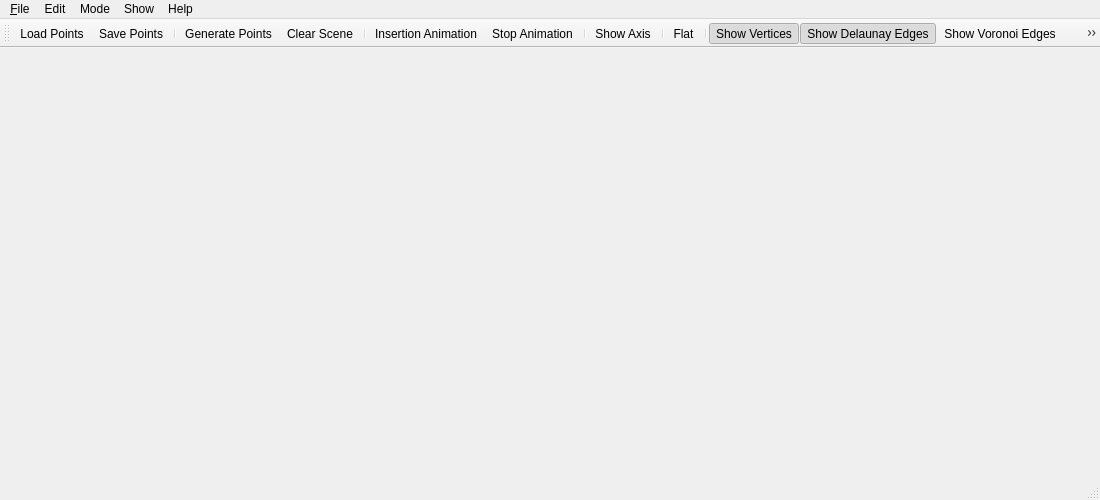
<?xml version="1.0" encoding="UTF-8"?>
<ui version="4.0">
 <class>MainWindow</class>
 <widget class="QMainWindow" name="MainWindow">
  <property name="windowModality">
   <enum>Qt::NonModal</enum>
  </property>
  <property name="geometry">
   <rect>
    <x>0</x>
    <y>0</y>
    <width>1100</width>
    <height>500</height>
   </rect>
  </property>
  <property name="sizePolicy">
   <sizepolicy hsizetype="Preferred" vsizetype="Preferred">
    <horstretch>0</horstretch>
    <verstretch>0</verstretch>
   </sizepolicy>
  </property>
  <property name="font">
   <font>
    <family>Arial</family>
   </font>
  </property>
  <property name="cursor">
   <cursorShape>PointingHandCursor</cursorShape>
  </property>
  <property name="windowTitle">
   <string>Triangulation_demo_3</string>
  </property>
  <property name="windowIcon">
   <iconset resource="T3_demo.qrc">
    <normaloff>:/T3_demo/icons/icons/cgal_logo.xpm</normaloff>:/T3_demo/icons/icons/cgal_logo.xpm</iconset>
  </property>
  <widget class="QWidget" name="centralwidget">
   <layout class="QHBoxLayout" name="horizontalLayout">
    <item>
     <widget class="Viewer" name="viewer" native="true">
      <property name="sizePolicy">
       <sizepolicy hsizetype="Preferred" vsizetype="Preferred">
        <horstretch>0</horstretch>
        <verstretch>0</verstretch>
       </sizepolicy>
      </property>
      <property name="cursor">
       <cursorShape>PointingHandCursor</cursorShape>
      </property>
     </widget>
    </item>
   </layout>
  </widget>
  <widget class="QMenuBar" name="menubar">
   <property name="geometry">
    <rect>
     <x>0</x>
     <y>0</y>
     <width>1010</width>
     <height>22</height>
    </rect>
   </property>
   <widget class="QMenu" name="menuFile">
    <property name="title">
     <string>&amp;File</string>
    </property>
    <addaction name="actionLoad_Points"/>
    <addaction name="actionSave_Points"/>
    <addaction name="separator"/>
    <addaction name="actionQuit"/>
   </widget>
   <widget class="QMenu" name="menuEdit">
    <property name="title">
     <string>Edit</string>
    </property>
    <addaction name="actionGenerate_Points"/>
    <addaction name="separator"/>
    <addaction name="actionIncremental_Construct"/>
    <addaction name="actionStop_Animation"/>
    <addaction name="separator"/>
    <addaction name="actionClear_Scene"/>
   </widget>
   <widget class="QMenu" name="menuMode">
    <property name="title">
     <string>Mode</string>
    </property>
    <addaction name="actionNormal_View"/>
    <addaction name="actionInsert_Vertex"/>
    <addaction name="actionInsert_Point"/>
    <addaction name="actionSelect_Vertex"/>
    <addaction name="actionMove_Vertex"/>
    <addaction name="actionFind_NearestNb"/>
    <addaction name="actionEmpty_Sphere"/>
   </widget>
   <widget class="QMenu" name="menuShow">
    <property name="title">
     <string>Show</string>
    </property>
    <addaction name="actionShow_Axis"/>
    <addaction name="separator"/>
    <addaction name="actionShow_Vertex"/>
    <addaction name="actionShow_DEdge"/>
    <addaction name="actionShow_VEdge"/>
    <addaction name="actionShow_Facet"/>
    <addaction name="separator"/>
    <addaction name="actionFlat"/>
    <addaction name="separator"/>
    <addaction name="actionPreferences"/>
   </widget>
   <widget class="QMenu" name="menuHelp">
    <property name="title">
     <string>Help</string>
    </property>
    <addaction name="actionDemo_Help"/>
    <addaction name="actionAbout_T3_demo"/>
   </widget>
   <addaction name="menuFile"/>
   <addaction name="menuEdit"/>
   <addaction name="menuMode"/>
   <addaction name="menuShow"/>
   <addaction name="menuHelp"/>
  </widget>
  <widget class="QStatusBar" name="statusbar"/>
  <widget class="QToolBar" name="toolBar">
   <property name="windowTitle">
    <string>toolBar</string>
   </property>
   <attribute name="toolBarArea">
    <enum>TopToolBarArea</enum>
   </attribute>
   <attribute name="toolBarBreak">
    <bool>false</bool>
   </attribute>
   <addaction name="actionLoad_Points"/>
   <addaction name="actionSave_Points"/>
   <addaction name="separator"/>
   <addaction name="actionGenerate_Points"/>
   <addaction name="actionClear_Scene"/>
   <addaction name="separator"/>
   <addaction name="actionIncremental_Construct"/>
   <addaction name="actionStop_Animation"/>
   <addaction name="separator"/>
   <addaction name="actionShow_Axis"/>
   <addaction name="separator"/>
   <addaction name="actionFlat"/>
   <addaction name="separator"/>
   <addaction name="actionShow_Vertex"/>
   <addaction name="actionShow_DEdge"/>
   <addaction name="actionShow_VEdge"/>
   <addaction name="actionShow_Facet"/>
   <addaction name="separator"/>
   <addaction name="actionNormal_View"/>
   <addaction name="actionInsert_Vertex"/>
   <addaction name="actionInsert_Point"/>
   <addaction name="actionSelect_Vertex"/>
   <addaction name="actionMove_Vertex"/>
   <addaction name="actionFind_NearestNb"/>
   <addaction name="actionEmpty_Sphere"/>
   <addaction name="separator"/>
   <addaction name="actionPreferences"/>
   <addaction name="separator"/>
   <addaction name="actionQuit"/>
  </widget>
  <action name="actionGenerate_Points">
   <property name="icon">
    <iconset resource="T3_demo.qrc">
     <normaloff>:/T3_demo/icons/icons/pointRandom.png</normaloff>:/T3_demo/icons/icons/pointRandom.png</iconset>
   </property>
   <property name="text">
    <string>Generate Points</string>
   </property>
   <property name="toolTip">
    <string>Generate Points</string>
   </property>
   <property name="statusTip">
    <string>Generate Points</string>
   </property>
   <property name="shortcut">
    <string>Ctrl+G</string>
   </property>
  </action>
  <action name="actionLoad_Points">
   <property name="icon">
    <iconset resource="T3_demo.qrc">
     <normaloff>:/T3_demo/icons/icons/fileOpen.png</normaloff>:/T3_demo/icons/icons/fileOpen.png</iconset>
   </property>
   <property name="text">
    <string>Load Points...</string>
   </property>
   <property name="toolTip">
    <string>Load Points from a file</string>
   </property>
   <property name="statusTip">
    <string>Load Points from a file</string>
   </property>
   <property name="shortcut">
    <string>Ctrl+O</string>
   </property>
  </action>
  <action name="actionSave_Points">
   <property name="icon">
    <iconset resource="T3_demo.qrc">
     <normaloff>:/T3_demo/icons/icons/fileSave.png</normaloff>:/T3_demo/icons/icons/fileSave.png</iconset>
   </property>
   <property name="text">
    <string>Save Points...</string>
   </property>
   <property name="toolTip">
    <string>Save points to a file</string>
   </property>
   <property name="statusTip">
    <string>Save points to a file</string>
   </property>
   <property name="shortcut">
    <string>Ctrl+S</string>
   </property>
  </action>
  <action name="actionShow_Axis">
   <property name="checkable">
    <bool>true</bool>
   </property>
   <property name="icon">
    <iconset resource="T3_demo.qrc">
     <normaloff>:/T3_demo/icons/icons/coordinates.jpeg</normaloff>:/T3_demo/icons/icons/coordinates.jpeg</iconset>
   </property>
   <property name="text">
    <string>Show Axis</string>
   </property>
   <property name="toolTip">
    <string>Show/Hide Axis</string>
   </property>
   <property name="statusTip">
    <string>Show/Hide Axis</string>
   </property>
  </action>
  <action name="actionQuit">
   <property name="icon">
    <iconset resource="T3_demo.qrc">
     <normaloff>:/T3_demo/icons/icons/quit.jpeg</normaloff>:/T3_demo/icons/icons/quit.jpeg</iconset>
   </property>
   <property name="text">
    <string>Quit</string>
   </property>
   <property name="toolTip">
    <string>Quit</string>
   </property>
   <property name="statusTip">
    <string>Quit</string>
   </property>
  </action>
  <action name="actionClear_Scene">
   <property name="icon">
    <iconset resource="T3_demo.qrc">
     <normaloff>:/T3_demo/icons/icons/clear.jpeg</normaloff>:/T3_demo/icons/icons/clear.jpeg</iconset>
   </property>
   <property name="text">
    <string>Clear Scene</string>
   </property>
   <property name="toolTip">
    <string>Clear Scene</string>
   </property>
   <property name="statusTip">
    <string>Clear Scene</string>
   </property>
  </action>
  <action name="actionShow_Vertex">
   <property name="checkable">
    <bool>true</bool>
   </property>
   <property name="checked">
    <bool>true</bool>
   </property>
   <property name="icon">
    <iconset resource="T3_demo.qrc">
     <normaloff>:/T3_demo/icons/icons/show_point.jpeg</normaloff>:/T3_demo/icons/icons/show_point.jpeg</iconset>
   </property>
   <property name="text">
    <string>Show Vertices</string>
   </property>
   <property name="toolTip">
    <string>Show Vertices</string>
   </property>
   <property name="statusTip">
    <string>Show Vertices</string>
   </property>
  </action>
  <action name="actionShow_DEdge">
   <property name="checkable">
    <bool>true</bool>
   </property>
   <property name="checked">
    <bool>true</bool>
   </property>
   <property name="icon">
    <iconset resource="T3_demo.qrc">
     <normaloff>:/T3_demo/icons/icons/show_delaunay.jpeg</normaloff>:/T3_demo/icons/icons/show_delaunay.jpeg</iconset>
   </property>
   <property name="text">
    <string>Show Delaunay Edges</string>
   </property>
   <property name="toolTip">
    <string>Show Delaunay edges</string>
   </property>
   <property name="statusTip">
    <string>Show Delaunay edges</string>
   </property>
  </action>
  <action name="actionShow_VEdge">
   <property name="checkable">
    <bool>true</bool>
   </property>
   <property name="icon">
    <iconset resource="T3_demo.qrc">
     <normaloff>:/T3_demo/icons/icons/show_voronoi.jpeg</normaloff>:/T3_demo/icons/icons/show_voronoi.jpeg</iconset>
   </property>
   <property name="text">
    <string>Show Voronoi Edges</string>
   </property>
   <property name="toolTip">
    <string>Show Voronoi edges</string>
   </property>
   <property name="statusTip">
    <string>Show Voronoi edges</string>
   </property>
  </action>
  <action name="actionShow_Facet">
   <property name="checkable">
    <bool>true</bool>
   </property>
   <property name="icon">
    <iconset resource="T3_demo.qrc">
     <normaloff>:/T3_demo/icons/icons/show_facet.jpeg</normaloff>:/T3_demo/icons/icons/show_facet.jpeg</iconset>
   </property>
   <property name="text">
    <string>Show Facets</string>
   </property>
   <property name="toolTip">
    <string>Show Delaunay Facets</string>
   </property>
   <property name="statusTip">
    <string>Show Delaunay Facets</string>
   </property>
  </action>
  <action name="actionFlat">
   <property name="checkable">
    <bool>true</bool>
   </property>
   <property name="icon">
    <iconset resource="T3_demo.qrc">
     <normaloff>:/T3_demo/icons/icons/flat.png</normaloff>
     <normalon>:/T3_demo/icons/icons/stereo.png</normalon>:/T3_demo/icons/icons/flat.png</iconset>
   </property>
   <property name="text">
    <string>Flat</string>
   </property>
   <property name="toolTip">
    <string>Toggle 3D effect</string>
   </property>
   <property name="statusTip">
    <string>Toggle 3D effect</string>
   </property>
  </action>
  <action name="actionPreferences">
   <property name="icon">
    <iconset resource="T3_demo.qrc">
     <normaloff>:/T3_demo/icons/icons/preferences.jpeg</normaloff>:/T3_demo/icons/icons/preferences.jpeg</iconset>
   </property>
   <property name="text">
    <string>Preferences...</string>
   </property>
   <property name="toolTip">
    <string>Change Colors, Transparency, etc.</string>
   </property>
   <property name="statusTip">
    <string>Change Colors, Transparency, etc.</string>
   </property>
  </action>
  <action name="actionInsert_Vertex">
   <property name="checkable">
    <bool>true</bool>
   </property>
   <property name="icon">
    <iconset resource="T3_demo.qrc">
     <normaloff>:/T3_demo/icons/icons/insert.jpeg</normaloff>:/T3_demo/icons/icons/insert.jpeg</iconset>
   </property>
   <property name="text">
    <string>Insert Vertex</string>
   </property>
   <property name="toolTip">
    <string>Insert a point and update the triangulation</string>
   </property>
   <property name="statusTip">
    <string>Insert a point and update the triangulation</string>
   </property>
  </action>
  <action name="actionInsert_Point">
   <property name="checkable">
    <bool>true</bool>
   </property>
   <property name="icon">
    <iconset resource="T3_demo.qrc">
     <normaloff>:/T3_demo/icons/icons/insert_point.jpg</normaloff>:/T3_demo/icons/icons/insert_point.jpg</iconset>
   </property>
   <property name="text">
    <string>Insert Point</string>
   </property>
   <property name="toolTip">
    <string>Show the conflict region of a point and insert it</string>
   </property>
   <property name="statusTip">
    <string>Show the conflict region of a point and insert it</string>
   </property>
  </action>
  <action name="actionSelect_Vertex">
   <property name="checkable">
    <bool>true</bool>
   </property>
   <property name="icon">
    <iconset resource="T3_demo.qrc">
     <normaloff>:/T3_demo/icons/icons/select_hand.jpeg</normaloff>:/T3_demo/icons/icons/select_hand.jpeg</iconset>
   </property>
   <property name="text">
    <string>Select Vertex</string>
   </property>
   <property name="toolTip">
    <string>Select vertices</string>
   </property>
   <property name="statusTip">
    <string>Select vertices</string>
   </property>
  </action>
  <action name="actionMove_Vertex">
   <property name="checkable">
    <bool>true</bool>
   </property>
   <property name="icon">
    <iconset resource="T3_demo.qrc">
     <normaloff>:/T3_demo/icons/icons/move_1.jpeg</normaloff>:/T3_demo/icons/icons/move_1.jpeg</iconset>
   </property>
   <property name="text">
    <string>Move Vertex</string>
   </property>
   <property name="toolTip">
    <string>Move a vertex</string>
   </property>
   <property name="statusTip">
    <string>Move a vertex</string>
   </property>
  </action>
  <action name="actionFind_NearestNb">
   <property name="checkable">
    <bool>true</bool>
   </property>
   <property name="icon">
    <iconset resource="T3_demo.qrc">
     <normaloff>:/T3_demo/icons/icons/nearest_nb.png</normaloff>:/T3_demo/icons/icons/nearest_nb.png</iconset>
   </property>
   <property name="text">
    <string>Nearest Neighbor Search</string>
   </property>
   <property name="toolTip">
    <string>Find the nearest neighbor of the query point</string>
   </property>
   <property name="statusTip">
    <string>Find the nearest neighbor of the query point</string>
   </property>
  </action>
  <action name="actionEmpty_Sphere">
   <property name="checkable">
    <bool>true</bool>
   </property>
   <property name="icon">
    <iconset resource="T3_demo.qrc">
     <normaloff>:/T3_demo/icons/icons/empty_sphere.jpeg</normaloff>:/T3_demo/icons/icons/empty_sphere.jpeg</iconset>
   </property>
   <property name="text">
    <string>Show Empty Sphere</string>
   </property>
   <property name="iconText">
    <string>Click to select a cell and show empty sphere of that cell.</string>
   </property>
   <property name="toolTip">
    <string>Locate the query point in a cell and show empty sphere of that cell</string>
   </property>
   <property name="statusTip">
    <string>Locate the query point in a cell and show empty sphere of that cell</string>
   </property>
  </action>
  <action name="actionNormal_View">
   <property name="checkable">
    <bool>true</bool>
   </property>
   <property name="checked">
    <bool>true</bool>
   </property>
   <property name="icon">
    <iconset resource="T3_demo.qrc">
     <normaloff>:/T3_demo/icons/icons/normal_view.jpeg</normaloff>:/T3_demo/icons/icons/normal_view.jpeg</iconset>
   </property>
   <property name="text">
    <string>Normal Mode</string>
   </property>
   <property name="toolTip">
    <string>Normal Mode</string>
   </property>
   <property name="statusTip">
    <string>Normal Mode</string>
   </property>
  </action>
  <action name="actionDemo_Help">
   <property name="text">
    <string>Triangulation_3D Demo Help</string>
   </property>
   <property name="toolTip">
    <string>Triangulation_3D Demo Help</string>
   </property>
   <property name="statusTip">
    <string>Triangulation_3D Demo Help</string>
   </property>
   <property name="shortcut">
    <string>H</string>
   </property>
  </action>
  <action name="actionIncremental_Construct">
   <property name="checkable">
    <bool>true</bool>
   </property>
   <property name="icon">
    <iconset resource="T3_demo.qrc">
     <normaloff>:/T3_demo/icons/icons/play.jpeg</normaloff>
     <normalon>:/T3_demo/icons/icons/pause.jpeg</normalon>:/T3_demo/icons/icons/play.jpeg</iconset>
   </property>
   <property name="text">
    <string>Insertion Animation</string>
   </property>
   <property name="toolTip">
    <string>Animation of incremental Delaunay triangulation</string>
   </property>
   <property name="statusTip">
    <string>Animation of incremental Delaunay triangulation</string>
   </property>
  </action>
  <action name="actionStop_Animation">
   <property name="icon">
    <iconset resource="T3_demo.qrc">
     <normaloff>:/T3_demo/icons/icons/stop.jpeg</normaloff>:/T3_demo/icons/icons/stop.jpeg</iconset>
   </property>
   <property name="text">
    <string>Stop Animation</string>
   </property>
   <property name="toolTip">
    <string>Stop Animation</string>
   </property>
   <property name="statusTip">
    <string>Stop Animation</string>
   </property>
  </action>
  <action name="actionAbout_T3_demo">
   <property name="text">
    <string>About T3_demo</string>
   </property>
  </action>
 </widget>
 <layoutdefault spacing="3" margin="1"/>
 <customwidgets>
  <customwidget>
   <class>Viewer</class>
   <extends>QWidget</extends>
   <header>Viewer.h</header>
   <container>1</container>
  </customwidget>
 </customwidgets>
 <resources>
  <include location="T3_demo.qrc"/>
 </resources>
 <connections/>
</ui>
